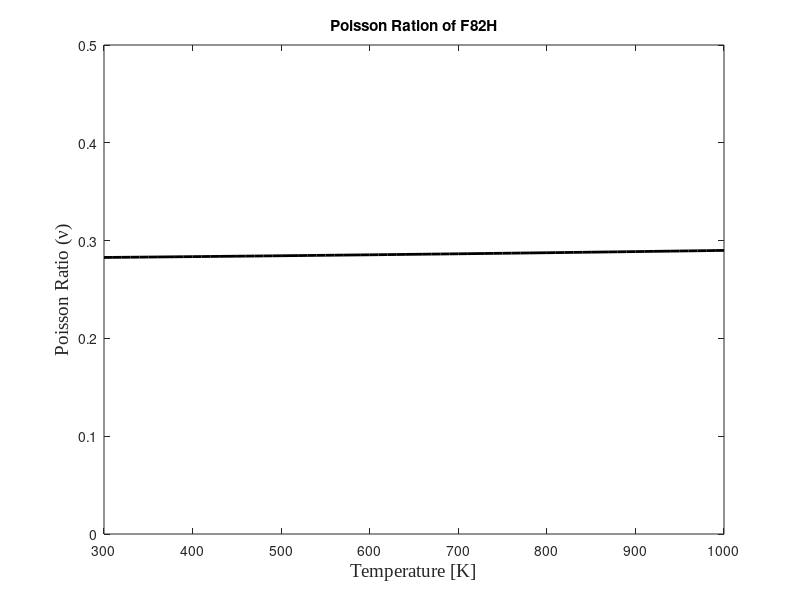

MATLAB code to generate this figure: (Note: this script raises an error after producing the figure.)

close all; clear all;
fsize=14;
T=300:10:1000;
n=size(T,2);
nu=zeros(n,1);

Poisson=@(T) 0.28247+6.1902e-6*(T-298)+3.162e-9*T.^2;

for i=1:n
nu(i)=Poisson(T(i));
end

figure( 'Name', 'W Poisson Ratio' );
plot(T,nu,'k','LineWidth',2)
xlabel('Temperature [K]','FontName','Times New Roman','FontSize',fsize)
ylabel('Poisson Ratio (\nu)','FontSize',fsize,'FontName', 'Times New Roman')
xlim([300 1000])
ylim([0 0.5])
title('Poisson Ration of F82H')
ax = gca;
ax.FontSize = fsize; 
hold off